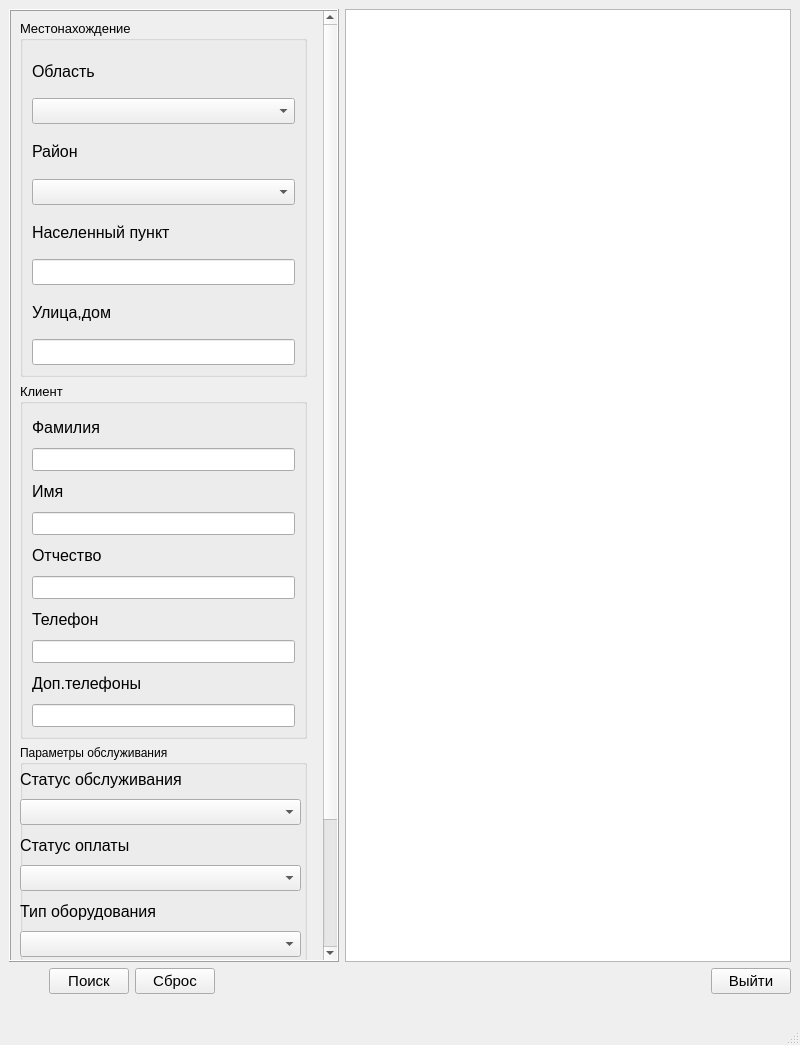
<?xml version="1.0" encoding="UTF-8"?>
<ui version="4.0">
 <class>ServiceClientsWindow</class>
 <widget class="QMainWindow" name="ServiceClientsWindow">
  <property name="windowModality">
   <enum>Qt::ApplicationModal</enum>
  </property>
  <property name="geometry">
   <rect>
    <x>0</x>
    <y>0</y>
    <width>800</width>
    <height>1045</height>
   </rect>
  </property>
  <property name="windowTitle">
   <string>MainWindow</string>
  </property>
  <widget class="QWidget" name="centralwidget">
   <layout class="QVBoxLayout" name="verticalLayout_5">
    <item>
     <layout class="QHBoxLayout" name="horizontalLayout_3">
      <item>
       <widget class="QScrollArea" name="scrollArea_2">
        <property name="sizePolicy">
         <sizepolicy hsizetype="Fixed" vsizetype="Expanding">
          <horstretch>0</horstretch>
          <verstretch>0</verstretch>
         </sizepolicy>
        </property>
        <property name="minimumSize">
         <size>
          <width>330</width>
          <height>0</height>
         </size>
        </property>
        <property name="frameShape">
         <enum>QFrame::Box</enum>
        </property>
        <property name="frameShadow">
         <enum>QFrame::Raised</enum>
        </property>
        <property name="verticalScrollBarPolicy">
         <enum>Qt::ScrollBarAsNeeded</enum>
        </property>
        <property name="horizontalScrollBarPolicy">
         <enum>Qt::ScrollBarAsNeeded</enum>
        </property>
        <widget class="QWidget" name="scrollAreaWidgetContents_2">
         <property name="geometry">
          <rect>
           <x>0</x>
           <y>0</y>
           <width>305</width>
           <height>1100</height>
          </rect>
         </property>
         <layout class="QVBoxLayout" name="verticalLayout_4">
          <item>
           <widget class="QGroupBox" name="locationGroupBox">
            <property name="font">
             <font>
              <pointsize>10</pointsize>
             </font>
            </property>
            <property name="title">
             <string>Местонахождение</string>
            </property>
            <layout class="QVBoxLayout" name="verticalLayout">
             <item>
              <widget class="QLabel" name="regionLabel">
               <property name="font">
                <font>
                 <pointsize>12</pointsize>
                </font>
               </property>
               <property name="text">
                <string>Область</string>
               </property>
              </widget>
             </item>
             <item>
              <widget class="QComboBox" name="regionCombo">
               <property name="font">
                <font>
                 <pointsize>11</pointsize>
                </font>
               </property>
              </widget>
             </item>
             <item>
              <widget class="QLabel" name="districtLabel">
               <property name="font">
                <font>
                 <pointsize>12</pointsize>
                </font>
               </property>
               <property name="text">
                <string>Район</string>
               </property>
              </widget>
             </item>
             <item>
              <widget class="QComboBox" name="districtCombo">
               <property name="font">
                <font>
                 <pointsize>11</pointsize>
                </font>
               </property>
              </widget>
             </item>
             <item>
              <widget class="QLabel" name="localityLabel">
               <property name="font">
                <font>
                 <pointsize>12</pointsize>
                </font>
               </property>
               <property name="text">
                <string>Населенный пункт</string>
               </property>
              </widget>
             </item>
             <item>
              <widget class="QLineEdit" name="localityLineEdit">
               <property name="font">
                <font>
                 <pointsize>11</pointsize>
                </font>
               </property>
              </widget>
             </item>
             <item>
              <widget class="QLabel" name="streetLabel">
               <property name="font">
                <font>
                 <pointsize>12</pointsize>
                </font>
               </property>
               <property name="text">
                <string>Улица,дом</string>
               </property>
              </widget>
             </item>
             <item>
              <widget class="QLineEdit" name="streetLineEdit">
               <property name="font">
                <font>
                 <pointsize>11</pointsize>
                </font>
               </property>
              </widget>
             </item>
            </layout>
           </widget>
          </item>
          <item>
           <widget class="QGroupBox" name="clientGroupBox">
            <property name="font">
             <font>
              <pointsize>10</pointsize>
             </font>
            </property>
            <property name="title">
             <string>Клиент</string>
            </property>
            <layout class="QVBoxLayout" name="verticalLayout_2">
             <item>
              <widget class="QLabel" name="surnameLabel">
               <property name="font">
                <font>
                 <pointsize>12</pointsize>
                </font>
               </property>
               <property name="text">
                <string>Фамилия</string>
               </property>
              </widget>
             </item>
             <item>
              <widget class="QLineEdit" name="surnameLineEdit"/>
             </item>
             <item>
              <widget class="QLabel" name="nameLabel">
               <property name="font">
                <font>
                 <pointsize>12</pointsize>
                </font>
               </property>
               <property name="text">
                <string>Имя</string>
               </property>
              </widget>
             </item>
             <item>
              <widget class="QLineEdit" name="nameLineEdit"/>
             </item>
             <item>
              <widget class="QLabel" name="patronymicLabel">
               <property name="font">
                <font>
                 <pointsize>12</pointsize>
                </font>
               </property>
               <property name="text">
                <string>Отчество</string>
               </property>
              </widget>
             </item>
             <item>
              <widget class="QLineEdit" name="patronymicLineEdit"/>
             </item>
             <item>
              <widget class="QLabel" name="phoneLabel">
               <property name="font">
                <font>
                 <pointsize>12</pointsize>
                </font>
               </property>
               <property name="text">
                <string>Телефон</string>
               </property>
              </widget>
             </item>
             <item>
              <widget class="QLineEdit" name="phoneLineEdit"/>
             </item>
             <item>
              <widget class="QLabel" name="otherPhoneLabel">
               <property name="font">
                <font>
                 <pointsize>12</pointsize>
                </font>
               </property>
               <property name="text">
                <string>Доп.телефоны</string>
               </property>
              </widget>
             </item>
             <item>
              <widget class="QLineEdit" name="otherPhoneLineEdit"/>
             </item>
            </layout>
           </widget>
          </item>
          <item>
           <widget class="QGroupBox" name="groupBox">
            <property name="title">
             <string>Параметры обслуживания</string>
            </property>
            <widget class="QWidget" name="verticalLayoutWidget">
             <property name="geometry">
              <rect>
               <x>0</x>
               <y>20</y>
               <width>281</width>
               <height>391</height>
              </rect>
             </property>
             <layout class="QVBoxLayout" name="verticalLayout_3">
              <item>
               <widget class="QLabel" name="surnameLabel_2">
                <property name="font">
                 <font>
                  <pointsize>12</pointsize>
                 </font>
                </property>
                <property name="text">
                 <string>Статус обслуживания</string>
                </property>
               </widget>
              </item>
              <item>
               <widget class="QComboBox" name="stateServiceCombo">
                <property name="font">
                 <font>
                  <pointsize>11</pointsize>
                 </font>
                </property>
               </widget>
              </item>
              <item>
               <widget class="QLabel" name="label_3">
                <property name="font">
                 <font>
                  <pointsize>12</pointsize>
                 </font>
                </property>
                <property name="text">
                 <string>Статус оплаты</string>
                </property>
               </widget>
              </item>
              <item>
               <widget class="QComboBox" name="statePaymentCombo">
                <property name="font">
                 <font>
                  <pointsize>11</pointsize>
                 </font>
                </property>
               </widget>
              </item>
              <item>
               <widget class="QLabel" name="label_4">
                <property name="font">
                 <font>
                  <pointsize>12</pointsize>
                 </font>
                </property>
                <property name="text">
                 <string>Тип оборудования</string>
                </property>
               </widget>
              </item>
              <item>
               <widget class="QComboBox" name="typePumpCombo">
                <property name="font">
                 <font>
                  <pointsize>11</pointsize>
                 </font>
                </property>
               </widget>
              </item>
              <item>
               <widget class="QLabel" name="label_5">
                <property name="font">
                 <font>
                  <pointsize>12</pointsize>
                 </font>
                </property>
                <property name="text">
                 <string>Насос</string>
                </property>
               </widget>
              </item>
              <item>
               <widget class="QComboBox" name="statePumpCombo">
                <property name="font">
                 <font>
                  <pointsize>11</pointsize>
                 </font>
                </property>
               </widget>
              </item>
              <item>
               <widget class="QLabel" name="label">
                <property name="font">
                 <font>
                  <pointsize>12</pointsize>
                 </font>
                </property>
                <property name="text">
                 <string>Расположение насоса</string>
                </property>
               </widget>
              </item>
              <item>
               <widget class="QComboBox" name="locationePumpCombo">
                <property name="font">
                 <font>
                  <pointsize>11</pointsize>
                 </font>
                </property>
               </widget>
              </item>
              <item>
               <widget class="QLabel" name="label_2">
                <property name="font">
                 <font>
                  <pointsize>12</pointsize>
                 </font>
                </property>
                <property name="text">
                 <string>Сезонность</string>
                </property>
               </widget>
              </item>
              <item>
               <widget class="QComboBox" name="seasonaCombo">
                <property name="font">
                 <font>
                  <pointsize>11</pointsize>
                 </font>
                </property>
               </widget>
              </item>
             </layout>
            </widget>
           </widget>
          </item>
         </layout>
        </widget>
       </widget>
      </item>
      <item>
       <widget class="QTableView" name="tableView">
        <property name="font">
         <font>
          <pointsize>11</pointsize>
         </font>
        </property>
       </widget>
      </item>
     </layout>
    </item>
    <item>
     <layout class="QHBoxLayout" name="horizontalLayout_2">
      <item>
       <layout class="QHBoxLayout" name="horizontalLayout">
        <item>
         <spacer name="horizontalSpacer">
          <property name="orientation">
           <enum>Qt::Horizontal</enum>
          </property>
          <property name="sizeType">
           <enum>QSizePolicy::Fixed</enum>
          </property>
          <property name="sizeHint" stdset="0">
           <size>
            <width>40</width>
            <height>20</height>
           </size>
          </property>
         </spacer>
        </item>
        <item>
         <widget class="QPushButton" name="filterButton">
          <property name="font">
           <font>
            <pointsize>11</pointsize>
           </font>
          </property>
          <property name="text">
           <string>Поиск</string>
          </property>
         </widget>
        </item>
        <item>
         <widget class="QPushButton" name="clearFilterButton">
          <property name="font">
           <font>
            <pointsize>11</pointsize>
           </font>
          </property>
          <property name="text">
           <string>Сброс</string>
          </property>
         </widget>
        </item>
        <item>
         <spacer name="horizontalSpacer_2">
          <property name="orientation">
           <enum>Qt::Horizontal</enum>
          </property>
          <property name="sizeType">
           <enum>QSizePolicy::Fixed</enum>
          </property>
          <property name="sizeHint" stdset="0">
           <size>
            <width>40</width>
            <height>20</height>
           </size>
          </property>
         </spacer>
        </item>
       </layout>
      </item>
      <item>
       <spacer name="horizontalSpacer_3">
        <property name="orientation">
         <enum>Qt::Horizontal</enum>
        </property>
        <property name="sizeHint" stdset="0">
         <size>
          <width>40</width>
          <height>20</height>
         </size>
        </property>
       </spacer>
      </item>
      <item>
       <widget class="QPushButton" name="closeButton">
        <property name="sizePolicy">
         <sizepolicy hsizetype="Fixed" vsizetype="Fixed">
          <horstretch>0</horstretch>
          <verstretch>0</verstretch>
         </sizepolicy>
        </property>
        <property name="font">
         <font>
          <pointsize>11</pointsize>
         </font>
        </property>
        <property name="text">
         <string>Выйти</string>
        </property>
       </widget>
      </item>
     </layout>
    </item>
    <item>
     <spacer name="verticalSpacer">
      <property name="orientation">
       <enum>Qt::Vertical</enum>
      </property>
      <property name="sizeType">
       <enum>QSizePolicy::Fixed</enum>
      </property>
      <property name="sizeHint" stdset="0">
       <size>
        <width>20</width>
        <height>20</height>
       </size>
      </property>
     </spacer>
    </item>
   </layout>
   <zorder>verticalSpacer</zorder>
  </widget>
  <widget class="QMenuBar" name="menubar">
   <property name="geometry">
    <rect>
     <x>0</x>
     <y>0</y>
     <width>800</width>
     <height>26</height>
    </rect>
   </property>
  </widget>
  <widget class="QStatusBar" name="statusbar"/>
 </widget>
 <resources/>
 <connections/>
</ui>
